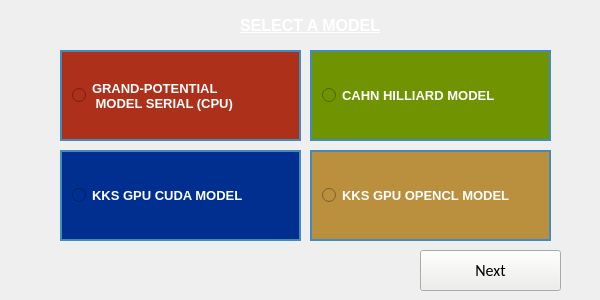
   <widget class="QWidget" name="frame_8" native="true">
    <property name="geometry">
     <rect>
      <x>60</x>
      <y>90</y>
      <width>600</width>
      <height>300</height>
     </rect>
    </property>
    <property name="styleSheet">
     <string notr="true">#frame_8{
border: none;
background-color: rgb(64, 140, 191);

}</string>
    </property>
    <widget class="QWidget" name="widget_6" native="true">
     <property name="geometry">
      <rect>
       <x>40</x>
       <y>40</y>
       <width>521</width>
       <height>221</height>
      </rect>
     </property>
     <widget class="QRadioButton" name="radio_CH">
      <property name="geometry">
       <rect>
        <x>270</x>
        <y>10</y>
        <width>241</width>
        <height>91</height>
       </rect>
      </property>
      <property name="font">
       <font>
        <family>Ubuntu</family>
        <pointsize>10</pointsize>
        <weight>75</weight>
        <italic>false</italic>
        <bold>true</bold>
       </font>
      </property>
      <property name="styleSheet">
       <string notr="true">#radio_CH{
padding : 10px;
color: rgb(255, 255, 255);
background-color: rgba(111, 147, 1,255);
border : 2px solid rgb(64, 140, 191);
}

#radio_CH::hover{
border : 2px solid white;
}

#radio_CH::checked{
border : 2px solid rgb(0, 0, 0);

}</string>
      </property>
      <property name="text">
       <string>CAHN HILLIARD MODEL</string>
      </property>
     </widget>
     <widget class="QRadioButton" name="radio_KKR">
      <property name="geometry">
       <rect>
        <x>20</x>
        <y>110</y>
        <width>241</width>
        <height>91</height>
       </rect>
      </property>
      <property name="font">
       <font>
        <family>Ubuntu</family>
        <pointsize>10</pointsize>
        <weight>75</weight>
        <italic>false</italic>
        <bold>true</bold>
       </font>
      </property>
      <property name="styleSheet">
       <string notr="true">#radio_KKR{
padding : 10px;
color: rgb(255, 255, 255);
background-color: rgb(0, 47, 144);
border : 2px solid rgb(64, 140, 191);
}

#radio_KKR::hover{
border : 2px solid white;
}

#radio_KKR::checked{
border : 2px solid rgb(0, 0, 0);

}</string>
      </property>
      <property name="text">
       <string>KKS GPU CUDA MODEL</string>
      </property>
     </widget>
     <widget class="QRadioButton" name="radio_GP">
      <property name="geometry">
       <rect>
        <x>20</x>
        <y>10</y>
        <width>241</width>
        <height>91</height>
       </rect>
      </property>
      <property name="font">
       <font>
        <family>Ubuntu</family>
        <pointsize>10</pointsize>
        <weight>75</weight>
        <italic>false</italic>
        <bold>true</bold>
       </font>
      </property>
      <property name="styleSheet">
       <string notr="true">#radio_GP{
padding : 10px;
color: rgb(255, 255, 255);
background-color:  rgba(172, 48, 26, 255);
border : 2px solid rgb(64, 140, 191);
}

#radio_GP::hover{
border : 2px solid white;
}

#radio_GP::checked{
border : 2px solid rgb(0, 0, 0);

}</string>
      </property>
      <property name="text">
       <string>GRAND-POTENTIAL 
 MODEL SERIAL (CPU) </string>
      </property>
      <property name="checked">
       <bool>false</bool>
      </property>
     </widget>
     <widget class="QRadioButton" name="radio_KKS2">
      <property name="geometry">
       <rect>
        <x>270</x>
        <y>110</y>
        <width>241</width>
        <height>91</height>
       </rect>
      </property>
      <property name="font">
       <font>
        <family>Ubuntu</family>
        <pointsize>10</pointsize>
        <weight>75</weight>
        <italic>false</italic>
        <bold>true</bold>
       </font>
      </property>
      <property name="styleSheet">
       <string notr="true">#radio_KKS2{
padding : 10px;
color: rgb(255, 255, 255);
background-color: rgb(186, 143, 62);
border : 2px solid rgb(64, 140, 191);
}

#radio_KKS2::hover{
border : 2px solid white;
}

#radio_KKS2::checked{
border : 2px solid rgb(0, 0, 0);

}</string>
      </property>
      <property name="text">
       <string>KKS GPU OPENCL MODEL</string>
      </property>
     </widget>
    </widget>
    <widget class="QPushButton" name="next7">
     <property name="geometry">
      <rect>
       <x>420</x>
       <y>250</y>
       <width>141</width>
       <height>41</height>
      </rect>
     </property>
     <property name="font">
      <font>
       <family>Calibri</family>
       <pointsize>12</pointsize>
       <italic>false</italic>
      </font>
     </property>
     <property name="styleSheet">
      <string notr="true">
background-color: rgb(238, 238, 236);
</string>
     </property>
     <property name="text">
      <string>Next</string>
     </property>
     <property name="default">
      <bool>false</bool>
     </property>
     <property name="flat">
      <bool>false</bool>
     </property>
    </widget>
    <widget class="QLabel" name="error8">
     <property name="geometry">
      <rect>
       <x>50</x>
       <y>260</y>
       <width>351</width>
       <height>21</height>
      </rect>
     </property>
     <property name="font">
      <font>
       <family>Ubuntu</family>
       <pointsize>10</pointsize>
       <italic>false</italic>
      </font>
     </property>
     <property name="text">
      <string/>
     </property>
    </widget>
    <widget class="QLabel" name="label_135">
     <property name="geometry">
      <rect>
       <x>240</x>
       <y>10</y>
       <width>141</width>
       <height>31</height>
      </rect>
     </property>
     <property name="font">
      <font>
       <family>Ubuntu</family>
       <pointsize>12</pointsize>
       <weight>75</weight>
       <italic>false</italic>
       <bold>true</bold>
       <underline>true</underline>
      </font>
     </property>
     <property name="styleSheet">
      <string notr="true">color: rgb(255, 255, 255);</string>
     </property>
     <property name="text">
      <string>SELECT A MODEL</string>
     </property>
    </widget>
   </widget>
